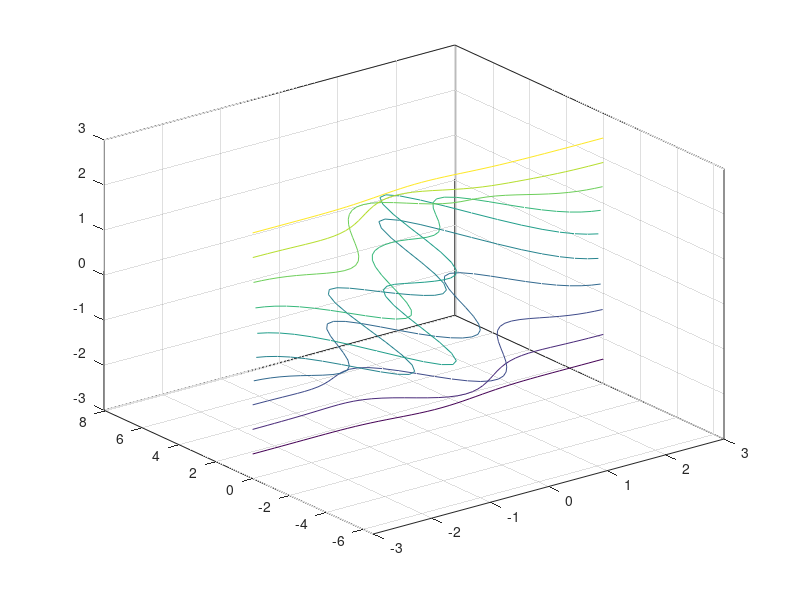

The MATLAB source for this figure:
function result = test_contour_004
result = false;
a = figure;
[Z,x,y] = peaks;
contour3(x,y,Z);
drawnow;
close(a);
result = true;
